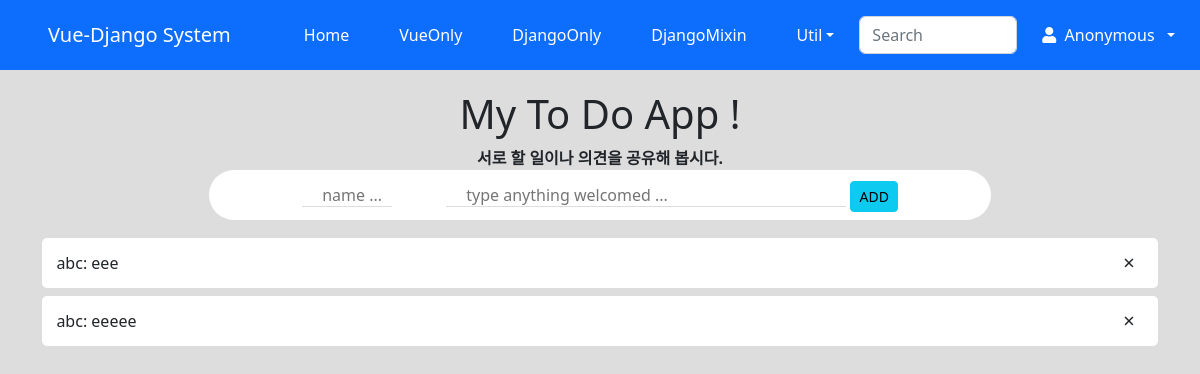
Before: /todo/mixin/ with the older database file.
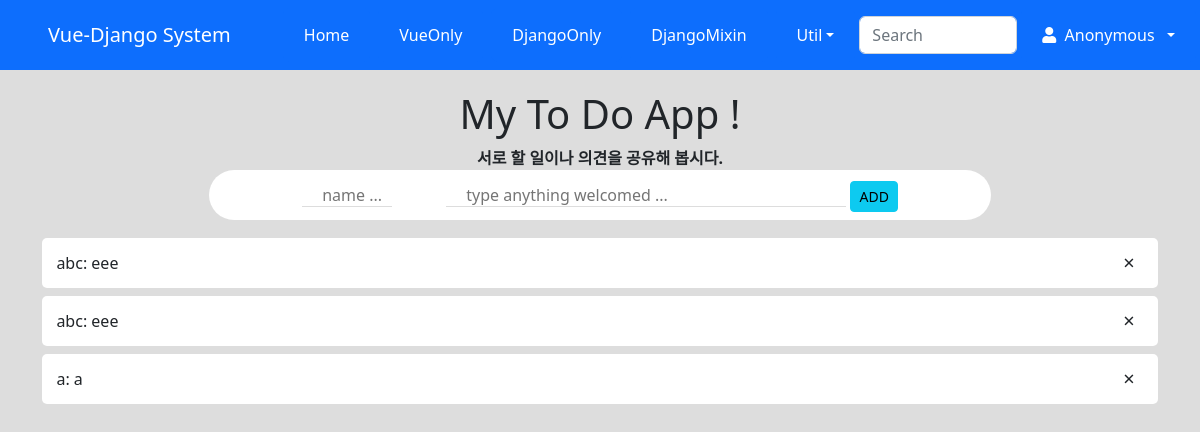
After: the same page with the newer database file.
### to_do/models.py (models this page shows, shortened)
class Todo(models.Model):
    name = models.CharField("NAME", max_length=5, blank=True)
    todo = models.CharField("TODO", max_length=50, blank=False)

### to_do/views.py (the view, shortened to what this page needs)
# urls.py: path("mixin/", views.ToDoMOMCV.as_view(), name="mixin"),
class ToDoMOMCV(MultipleObjectMixin, CreateView):
    model = Todo
    fields = "__all__"
    template_name = "todo/todo_form_list.html"
    success_url = reverse_lazy("todo:mixin")
    def get(self, request, *args, **kwargs):
        self.object_list = self.get_queryset()
        return super().get(request, *args, **kwargs)

### to_do/templates/todo/todo_form_list.html (shortened to what this page needs)
{% extends "base.html" %} {% block title %}Vue-Django ToDo App{% endblock %}  {% block content %}
<div>
    <h1>My To Do App !</h1>
    <strong>서로 할 일이나 의견을 공유해 봅시다.</strong>
    <br />
    <form class="inputBox" action="." method="post">
        <input class="name" type="text" placeholder="name ..." name="name" />
        <input class="item" type="text" placeholder="type anything welcomed ..." name="todo" />
        <button class="btn btn-info btn-sm" type="submit">ADD</button>
    </form>
    <ul class="todoList">
        {% for todo in object_list %}
        <li>
            <span>{{ todo.name }}: {{ todo.todo }}</span>
            <button
                type="button"
                class="removeBtn btn btn-sm"
                data-bs-toggle="modal"
                data-bs-target="#myModal"
                data-bs-id="{{todo.id}}"
                data-bs-name="{{todo.name}}"
                data-bs-todo="{{todo.todo}}"
            >
                &#x00D7;
            </button>
        </li>
        {% endfor %}
    </ul>
</div>
{% endblock %}

Changed rows visible on the page:
removed Todo: name "abc", todo "eeeee"
added Todo: name "abc", todo "eee"
added Todo: name "a", todo "a"
